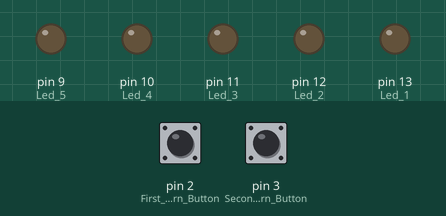
Simulated run of this sketch. Board: Arduino Uno, built with avr-gcc and run on an emulated ATmega328P. On the bench: output pins drawn as LEDs (lit = HIGH). Dashed ring = blinking. The test bench sets the inputs (shaded band); at power-on: pin 2 (First_Pattern_Button) LOW, pin 3 (Second_Pattern_Button) LOW.

Above: at 1.2 s.
1.3 s: pin 2 (First_Pattern_Button) pulled HIGH for 0.15 s
At 2.35 s:
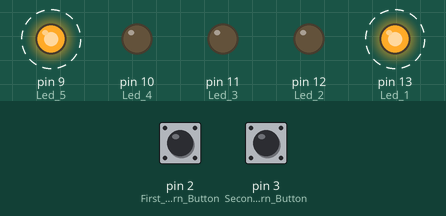
At 2.75 s:
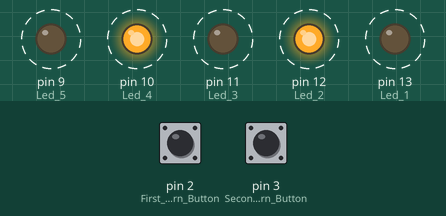
4.3 s: pin 3 (Second_Pattern_Button) pulled HIGH for 0.15 s
At 5.3 s:
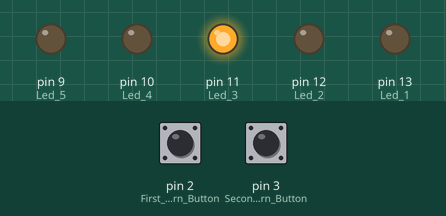
Timing chart, 0 to 13.3 s (numbered marks = the images above; inputs shaded):
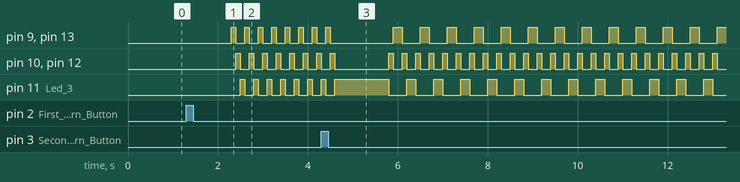

Measured:
- after the input at 1.3 s, pin 9 (Led_5), pin 13 (Led_1): alternates HIGH for 0.10 s and LOW for 0.20 s, starting after 1.0 s; pin 10 (Led_4), pin 12 (Led_2): alternates HIGH for 0.10 s and LOW for 0.20 s, starting after 1.1 s; pin 11 (Led_3): alternates HIGH for 0.10 s and LOW for 0.20 s, starting after 1.2 s

The sketch:

Attempt_2_-_Assignment_1.ino
```cpp
const int Led_1 = 13;
const int Led_2 = 12;
const int Led_3 = 11;
const int Led_4 = 10;
const int Led_5 = 9;

const int First_Pattern_Button = 2;
const int Second_Pattern_Button = 3;

int FirstPattern = 0;
int SecondPattern = 0;

int First_ButtonState = 0;
int Second_ButtonState = 0;

int DELAY = 100;

void setup()
{

  pinMode(Led_1, OUTPUT);
  pinMode(Led_2, OUTPUT);
  pinMode(Led_3, OUTPUT);
  pinMode(Led_4, OUTPUT);
  pinMode(Led_5, OUTPUT);

  pinMode(First_Pattern_Button, INPUT);
  pinMode(Second_ButtonState, INPUT);

}

void loop()
{
  First_ButtonState = digitalRead(First_Pattern_Button);
  Second_ButtonState = digitalRead(Second_Pattern_Button);


  if (First_ButtonState == HIGH && Second_ButtonState == LOW)
  {
    digitalWrite (Second_ButtonState, LOW);;
    FirstPattern++;
    delay(1000);
  }

  //To initialize the First pattern

  if (FirstPattern == HIGH)
  {
    digitalWrite(Led_1 , 1);
    digitalWrite(Led_2 , 0);
    digitalWrite(Led_3 , 0);
    digitalWrite(Led_4 , 0);
    digitalWrite(Led_5 , 1);

    delay(DELAY);

    digitalWrite(Led_1 , 0);
    digitalWrite(Led_2 , 1);
    digitalWrite(Led_3 , 0);
    digitalWrite(Led_4 , 1);
    digitalWrite(Led_5 , 0);

    delay(DELAY);

    digitalWrite(Led_1 , 0);
    digitalWrite(Led_2 , 0);
    digitalWrite(Led_3 , 1);
    digitalWrite(Led_4 , 0);
    digitalWrite(Led_5 , 0);

    delay(DELAY);
  }

  if (Second_ButtonState == HIGH && First_ButtonState==LOW)
  {
    digitalWrite (First_ButtonState, LOW);
    SecondPattern++;
    delay(1000);
  }
  if (SecondPattern == HIGH)
  {

    digitalWrite(Led_1 , 0);
    digitalWrite(Led_2 , 0);
    digitalWrite(Led_3 , 1);
    digitalWrite(Led_4 , 0);
    digitalWrite(Led_5 , 0);

    delay(DELAY);

    digitalWrite(Led_1 , 0);
    digitalWrite(Led_2 , 1);
    digitalWrite(Led_3 , 0);
    digitalWrite(Led_4 , 1);
    digitalWrite(Led_5 , 0);

    delay(DELAY);

    digitalWrite(Led_1 , 1);
    digitalWrite(Led_2 , 0);
    digitalWrite(Led_3 , 0);
    digitalWrite(Led_4 , 0);
    digitalWrite(Led_5 , 1);

    delay(DELAY);
  }
}
```
